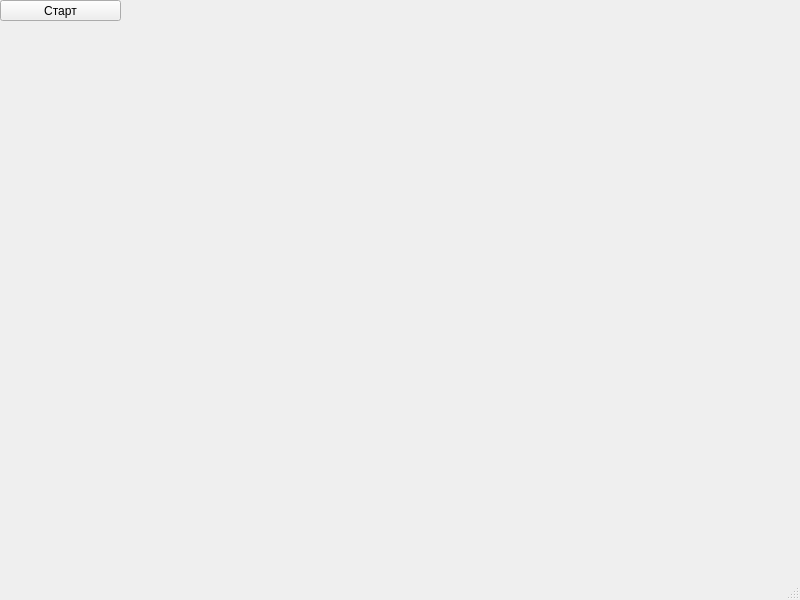
<?xml version="1.0" encoding="UTF-8"?>
<ui version="4.0">
 <class>PushButton</class>
 <widget class="QMainWindow" name="PushButton">
  <property name="geometry">
   <rect>
    <x>0</x>
    <y>0</y>
    <width>800</width>
    <height>600</height>
   </rect>
  </property>
  <property name="windowTitle">
   <string>MainWindow</string>
  </property>
  <widget class="QWidget" name="centralwidget">
   <widget class="QPushButton" name="pushButton">
    <property name="geometry">
     <rect>
      <x>0</x>
      <y>0</y>
      <width>121</width>
      <height>21</height>
     </rect>
    </property>
    <property name="text">
     <string>Старт</string>
    </property>
   </widget>
  </widget>
  <widget class="QMenuBar" name="menubar">
   <property name="geometry">
    <rect>
     <x>0</x>
     <y>0</y>
     <width>800</width>
     <height>21</height>
    </rect>
   </property>
  </widget>
  <widget class="QStatusBar" name="statusbar"/>
 </widget>
 <resources/>
 <connections/>
</ui>
